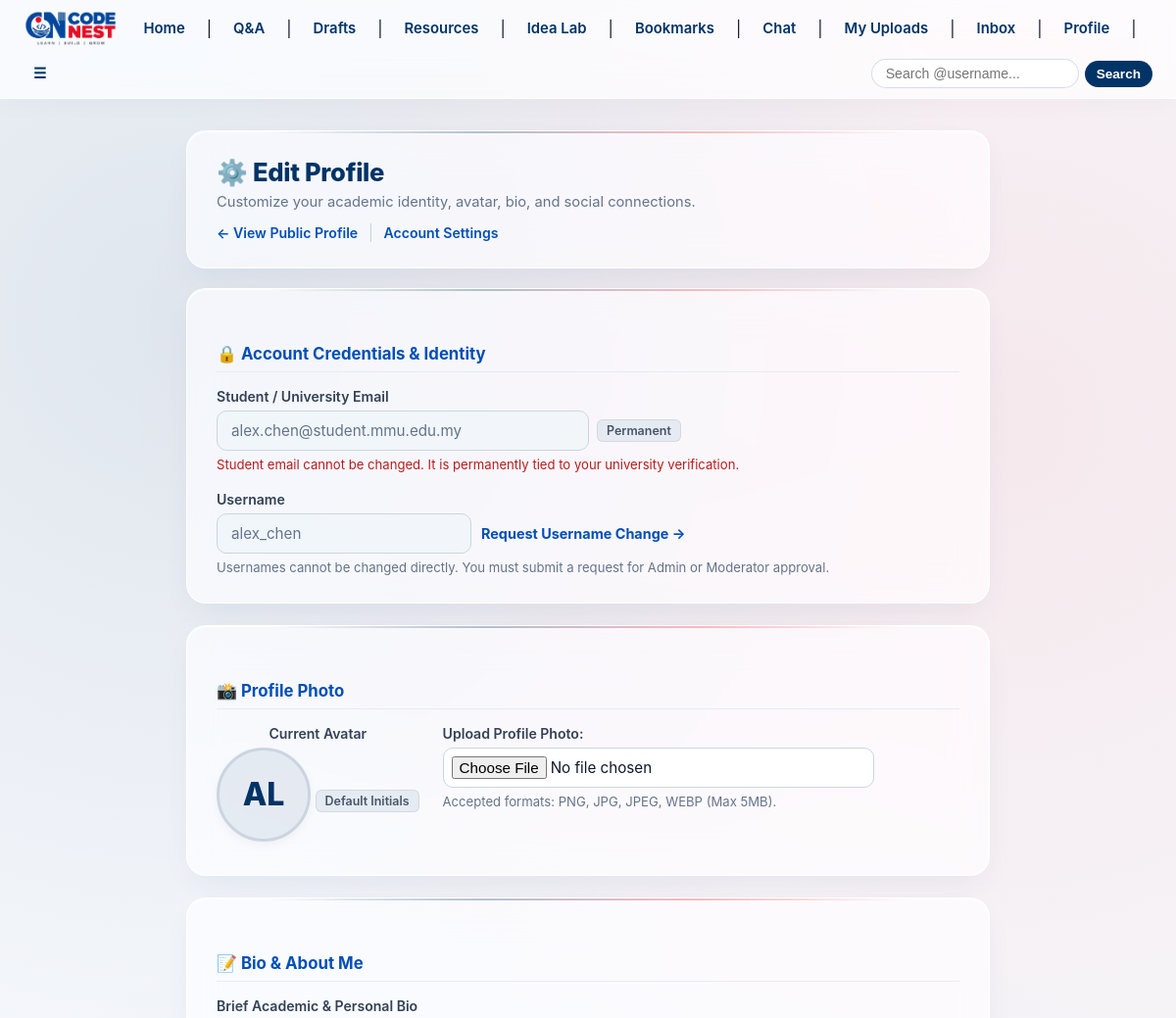
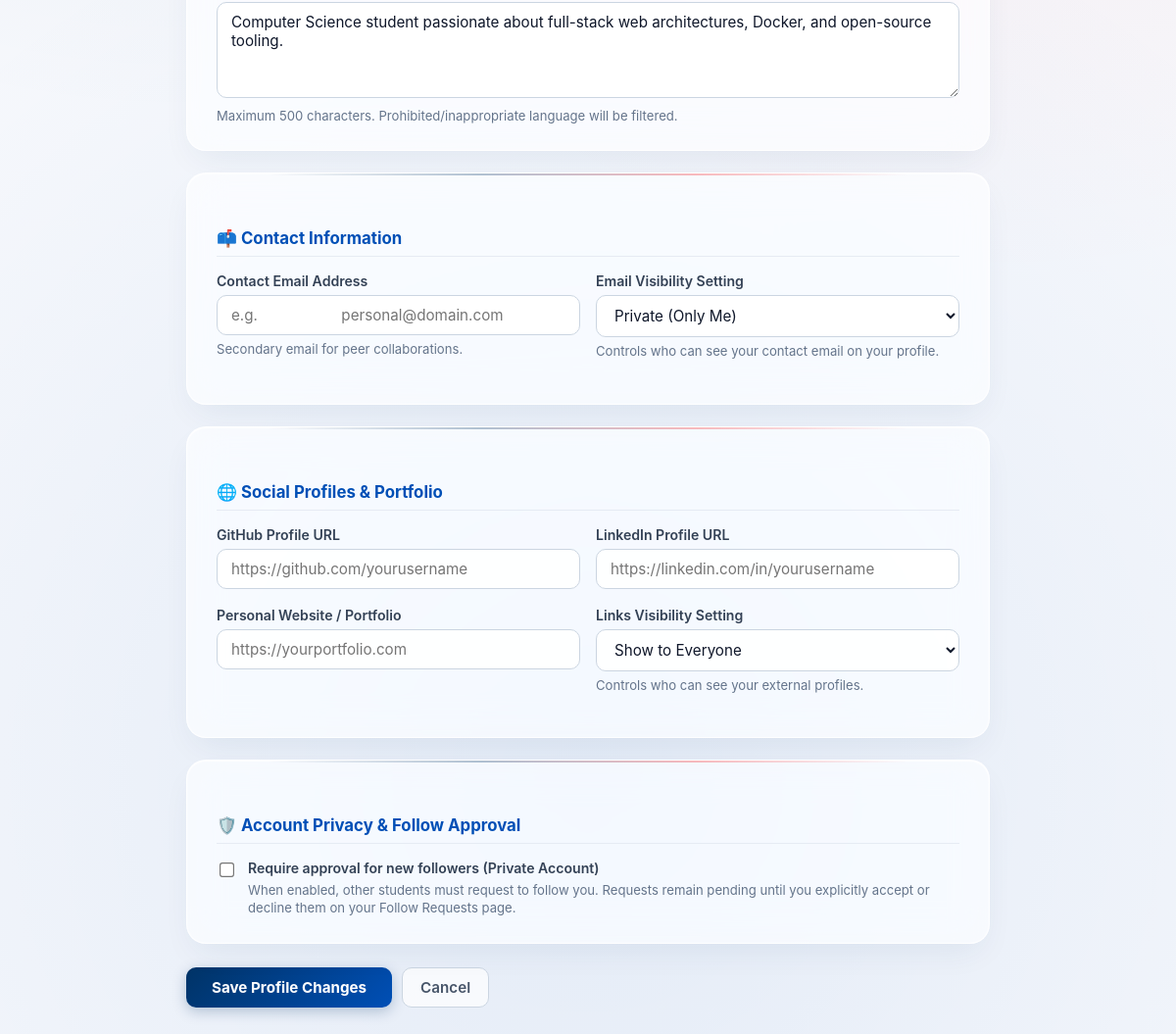
Screenshot of /profile/edit (signed in) with the database file from the repository (2 pictures, top to bottom).
### models.py (models this page shows, shortened)
class User(UserMixin, db.Model):
    __tablename__ = 'users'
    __table_args__ = (
        db.CheckConstraint(f"faculty IN {tuple(FACULTY_CODES)}", name='ck_user_faculty_valid'),
    )
    id = db.Column(db.Integer, primary_key=True)
    username = db.Column(db.String(50), unique=True, nullable=False)
    email = db.Column(db.String(120), unique=True, nullable=False)
    password_hash = db.Column(db.String(256), nullable=False)
    role = db.Column(db.String(30), nullable=False, default='Student')
    faculty = db.Column(db.String(10), nullable=False, default=FACULTY_CODES[0])
    verification_code = db.Column(db.String(6), nullable=True)
    is_verified = db.Column(db.Boolean, default=False)
    is_banned = db.Column(db.Boolean, default=False, nullable=False)
    suspended_until = db.Column(db.DateTime, nullable=True)
    suspension_reason = db.Column(db.String(255), nullable=True)
    verification_code_created_at = db.Column(db.DateTime, nullable=True)
    verification_attempts = db.Column(db.Integer, default=0, nullable=False)
    verification_resend_available_at = db.Column(db.DateTime, nullable=True)
    failed_login_attempts = db.Column(db.Integer, default=0, nullable=False)
    locked_until = db.Column(db.DateTime, nullable=True)
    reset_code = db.Column(db.String(6), nullable=True)
    reset_code_created_at = db.Column(db.DateTime, nullable=True)
    reset_attempts = db.Column(db.Integer, default=0, nullable=False)
    reset_resend_available_at = db.Column(db.DateTime, nullable=True)
    bio = db.Column(db.String(500), nullable=True)
    profile_pic = db.Column(db.String(255), nullable=True)
    contact_email = db.Column(db.String(120), nullable=True)
    github_url = db.Column(db.String(200), nullable=True)
    linkedin_url = db.Column(db.String(200), nullable=True)
    website_url = db.Column(db.String(200), nullable=True)
    require_follow_approval = db.Column(db.Boolean, default=False, nullable=False)
    contact_email_privacy = db.Column(db.String(20), default='private', nullable=False)  # 'all', 'followers', 'private'
    social_links_privacy = db.Column(db.String(20), default='all', nullable=False)      # 'all', 'followers', 'private'
    created_at = db.Column(db.DateTime, default=lambda: datetime.now(timezone.utc))
    def is_moderator(self):
        return bool(self.role and self.role.strip().lower() in ('community moderator', 'moderator'))
    def is_admin(self):
        return bool(self.role and self.role.strip().lower() == 'admin')
    def is_suspended(self):
        return False
    def get_suspension_status(self):
        if self.is_suspended():
            return True, self.suspended_until, self.suspension_reason
        return False, None, None
    @property
    def unread_warnings_count(self):
        return sum(1 for w in self.warnings_received if not w.is_read)
    @property
    def avatar_url(self):
        if self.profile_pic:
            return f'/uploads/avatars/{self.profile_pic}'
        return None
    @property
    def unread_notifications_count(self):
        return Notification.query.filter_by(user_id=self.id, is_read=False).count()
    @property
    def total_unread_chats_count(self):
        return ChatMessage.query.filter_by(recipient_id=self.id, is_read=False).count()
    @property
    def has_pending_username_request(self):
        return any(r.status == 'pending' for r in self.username_requests)

### app.py (the view, shortened to what this page needs)
@app.route('/profile/edit', methods=['GET', 'POST'])
@login_required
def edit_profile():
    form = EditProfileForm(obj=current_user)
    return render_template('edit_profile.html', form=form)

### templates/edit_profile.html (shortened to what this page needs)
{% extends "base.html" %}
{% block content %}
<div class="profile-edit-wrap">
    <div class="glass-card" style="margin-bottom: 20px;">
        <div style="display: flex; justify-content: space-between; align-items: center; flex-wrap: wrap; gap: 12px;">
            <div>
                <h2 class="page-title">⚙️ Edit Profile</h2>
                <p class="page-subtitle" style="margin: 0;">Customize your academic identity, avatar, bio, and social
                    connections.</p>
            </div>
            <div class="header-links">
                <a href="{{ url_for('public_profile', username=current_user.username) }}">← View Public Profile</a>
                <span style="color: #cbd5e1; margin: 0 6px;">|</span>
                <a href="{{ url_for('settings') }}">Account Settings</a>
            </div>
        </div>
    </div>
    <form method="POST" action="{{ url_for('edit_profile') }}" enctype="multipart/form-data">
        <div class="glass-card">
            <h3 class="section-title">🔒 Account Credentials &amp; Identity</h3>
            <div class="form-group">
                <label class="form-label">Student / University Email</label>
                <div style="display: flex; align-items: center; gap: 8px; flex-wrap: wrap;">
                    <input type="text" class="form-control" value="{{ current_user.email }}" disabled readonly
                        style="max-width: 380px;">
                    <span class="chip chip-permanent">Permanent</span>
                </div>
                <small class="form-hint" style="color: #b91c1c;">Student email cannot be changed. It is permanently tied
                    to your university verification.</small>
            </div>
            <div class="form-group" style="margin-bottom: 0;">
                <label class="form-label">Username</label>
                <div style="display: flex; align-items: center; gap: 10px; flex-wrap: wrap;">
                    <input type="text" class="form-control" value="{{ current_user.username }}" disabled readonly
                        style="max-width: 260px;">
                    {% if current_user.is_admin() %}
                    <a href="{{ url_for('request_username_change') }}"
                        style="font-weight: 700; color: #16a34a; font-size: 0.9rem; text-decoration: none;">
                        Change Username (Admin Direct) &rarr;
                    </a>
                    {% elif current_user.has_pending_username_request %}
                    <span class="chip chip-warning">
                        ⏳ Change to @{{ current_user.pending_username_request.new_username }} is pending review
                    </span>
                    <a href="{{ url_for('request_username_change') }}"
                        style="font-size: 0.88rem; color: #004FB6; font-weight: 600;">View Status</a>
                    {% else %}
                    <a href="{{ url_for('request_username_change') }}"
                        style="font-weight: 700; color: #004FB6; font-size: 0.9rem; text-decoration: none;">
                        Request Username Change &rarr;
                    </a>
                    {% endif %}
                </div>
                <small class="form-hint">
                    {% if current_user.is_admin() %}
                    ⚡ Admin Privilege: As an Administrator, your username changes take effect immediately without
                    review.
                    {% elif current_user.is_moderator() %}
                    Usernames cannot be changed directly. Community Moderator changes require Administrator approval.
                    {% else %}
                    Usernames cannot be changed directly. You must submit a request for Admin or Moderator approval.
                    {% endif %}
                </small>
            </div>
        </div>
        <div class="glass-card">
            <h3 class="section-title">📸 Profile Photo</h3>
            <div style="display: flex; gap: 24px; align-items: flex-start; flex-wrap: wrap;">
                <div style="text-align: center; min-width: 130px;">
                    <label class="form-label" style="text-align: center;">Current Avatar</label>
                    {% if current_user.avatar_url %}
                    <img id="current-avatar-img" src="{{ current_user.avatar_url }}"
                        alt="{{ current_user.username }}'s Avatar" width="96" height="96"
                        style="object-fit: cover; border-radius: 50%; border: 3px solid #004FB6; display: block; margin: 0 auto 8px; box-shadow: 0 4px 14px rgba(0, 51, 102, 0.15);">
                    <span class="chip chip-success" style="margin-bottom: 8px;">Custom Photo</span>
                    <br>
                    <button type="button"
                        onclick="if(confirm('Remove your custom profile photo and revert to default initials avatar?')) document.getElementById('remove-photo-form').submit();"
                        style="background: rgba(239, 68, 68, 0.1); color: #dc2626; border: 1px solid rgba(239, 68, 68, 0.3); padding: 5px 12px; border-radius: 8px; font-size: 0.8rem; cursor: pointer; font-weight: 600; transition: all 0.18s ease;">
                        🗑️ Remove Photo
                    </button>
                    {% else %}
                    <div
                        style="width: 96px; height: 96px; border-radius: 50%; background: rgba(0, 51, 102, 0.08); display: inline-flex; align-items: center; justify-content: center; font-size: 2rem; font-weight: 800; color: #003366; border: 3px solid #cbd5e1; margin: 0 auto 8px; box-shadow: 0 4px 10px rgba(0,0,0,0.04);">
                        {{ current_user.username[:2]|upper }}
                    </div>
                    <span class="chip chip-permanent">Default Initials</span>
                    {% endif %}
                </div>
                <div style="flex: 1; min-width: 260px;">
                    <label for="profile_photo" class="form-label">
                        {% if current_user.avatar_url %}Replace Existing Photo:{% else %}Upload Profile Photo:{% endif
                        %}
                    </label>
                    {{ form.profile_photo(id="profile_photo",
                    accept=".png,.jpg,.jpeg,.webp,image/png,image/jpeg,image/webp", class="form-control",
                    style="max-width: 440px; padding: 8px;") }}
                    <small class="form-hint">
                        Accepted formats: PNG, JPG, JPEG, WEBP (Max 5MB).
                    </small>
                </div>
            </div>
        </div>
        <div class="glass-card">
            <h3 class="section-title">📝 Bio &amp; About Me</h3>
            <div class="form-group" style="margin-bottom: 0;">
                <label for="bio" class="form-label">Brief Academic &amp; Personal Bio</label>
                {{ form.bio(id="bio", class="form-control", rows="4", placeholder="Tell your peers and professors about
                your academic interests, courses, and skills...") }}
                <small class="form-hint">Maximum 500 characters. Prohibited/inappropriate language will be
                    filtered.</small>
            </div>
        </div>
        <div class="glass-card">
            <h3 class="section-title">📫 Contact Information</h3>
            <div class="form-grid-2">
                <div class="form-group">
                    <label for="contact_email" class="form-label">Contact Email Address</label>
                    {{ form.contact_email(id="contact_email", class="form-control", placeholder="e.g.
                    personal@domain.com") }}
                    <small class="form-hint">Secondary email for peer collaborations.</small>
                </div>
                <div class="form-group">
                    <label for="contact_email_privacy" class="form-label">Email Visibility Setting</label>
                    {{ form.contact_email_privacy(id="contact_email_privacy", class="form-control") }}
                    <small class="form-hint">Controls who can see your contact email on your profile.</small>
                </div>
            </div>
        </div>
        <div class="glass-card">
            <h3 class="section-title">🌐 Social Profiles &amp; Portfolio</h3>
            <div class="form-grid-2">
                <div class="form-group">
                    <label for="github_url" class="form-label">GitHub Profile URL</label>
                    {{ form.github_url(id="github_url", class="form-control",
                    placeholder="https://github.com/yourusername") }}
                </div>
                <div class="form-group">
                    <label for="linkedin_url" class="form-label">LinkedIn Profile URL</label>
                    {{ form.linkedin_url(id="linkedin_url", class="form-control",
                    placeholder="https://linkedin.com/in/yourusername") }}
                </div>
            </div>
            <div class="form-grid-2">
                <div class="form-group">
                    <label for="website_url" class="form-label">Personal Website / Portfolio</label>
                    {{ form.website_url(id="website_url", class="form-control", placeholder="https://yourportfolio.com")
                    }}
                </div>
                <div class="form-group">
                    <label for="social_links_privacy" class="form-label">Links Visibility Setting</label>
                    {{ form.social_links_privacy(id="social_links_privacy", class="form-control") }}
                    <small class="form-hint">Controls who can see your external profiles.</small>
                </div>
            </div>
        </div>
        <div class="glass-card">
            <h3 class="section-title">🛡️ Account Privacy &amp; Follow Approval</h3>
            <div style="display: flex; align-items: flex-start; gap: 12px;">
                {{ form.require_follow_approval(style="margin-top: 4px; transform: scale(1.15); cursor: pointer;") }}
                <div>
                    <label for="require_follow_approval" class="form-label"
                        style="margin-bottom: 2px; cursor: pointer;">
                        Require approval for new followers (Private Account)
                    </label>
                    <small class="form-hint">
                        When enabled, other students must request to follow you. Requests remain pending until you
                        explicitly accept or decline them on your Follow Requests page.
                    </small>
                </div>
            </div>
        </div>
        <div style="display: flex; align-items: center; justify-content: flex-start; margin-top: 24px;">
            {{ form.submit(class="btn-submit", value="Save Profile Changes") }}
            <a href="{{ url_for('public_profile', username=current_user.username) }}" class="btn-cancel">Cancel</a>
        </div>
    </form>
</div>
{% endblock %}

### rows the page displays
User: email "alex.chen@student.mmu.edu.my", username "alex_chen", username "AL", bio "Computer Science student passionate about full-stack web architectures, Docker, and open-source tooling.", contact_email_privacy "Private (Only Me)", social_links_privacy "Show to Everyone"
